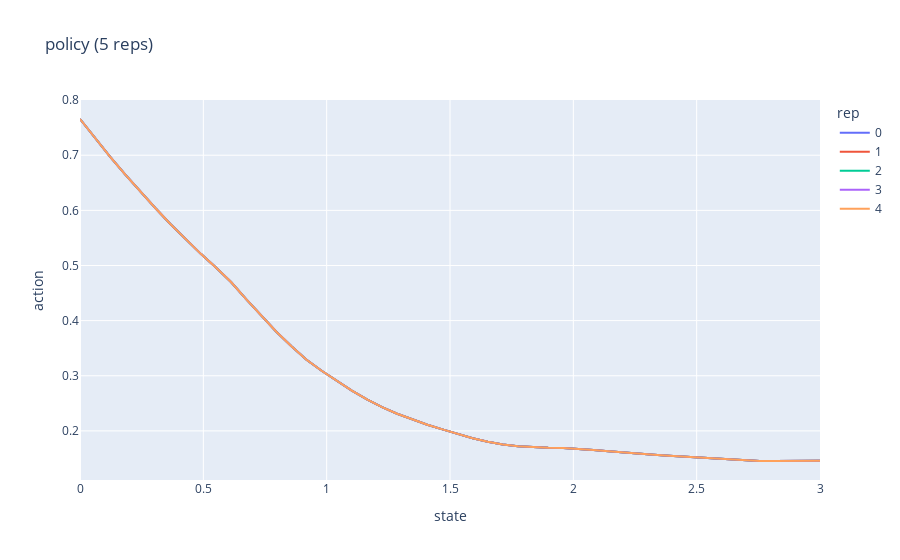

The notebook cell this image was saved under:
### Code cell
df = policy.query("rep < 5")
fig = px.line(df, x="state", y="action", color="rep", title='policy (5 reps)')
fig.show()
